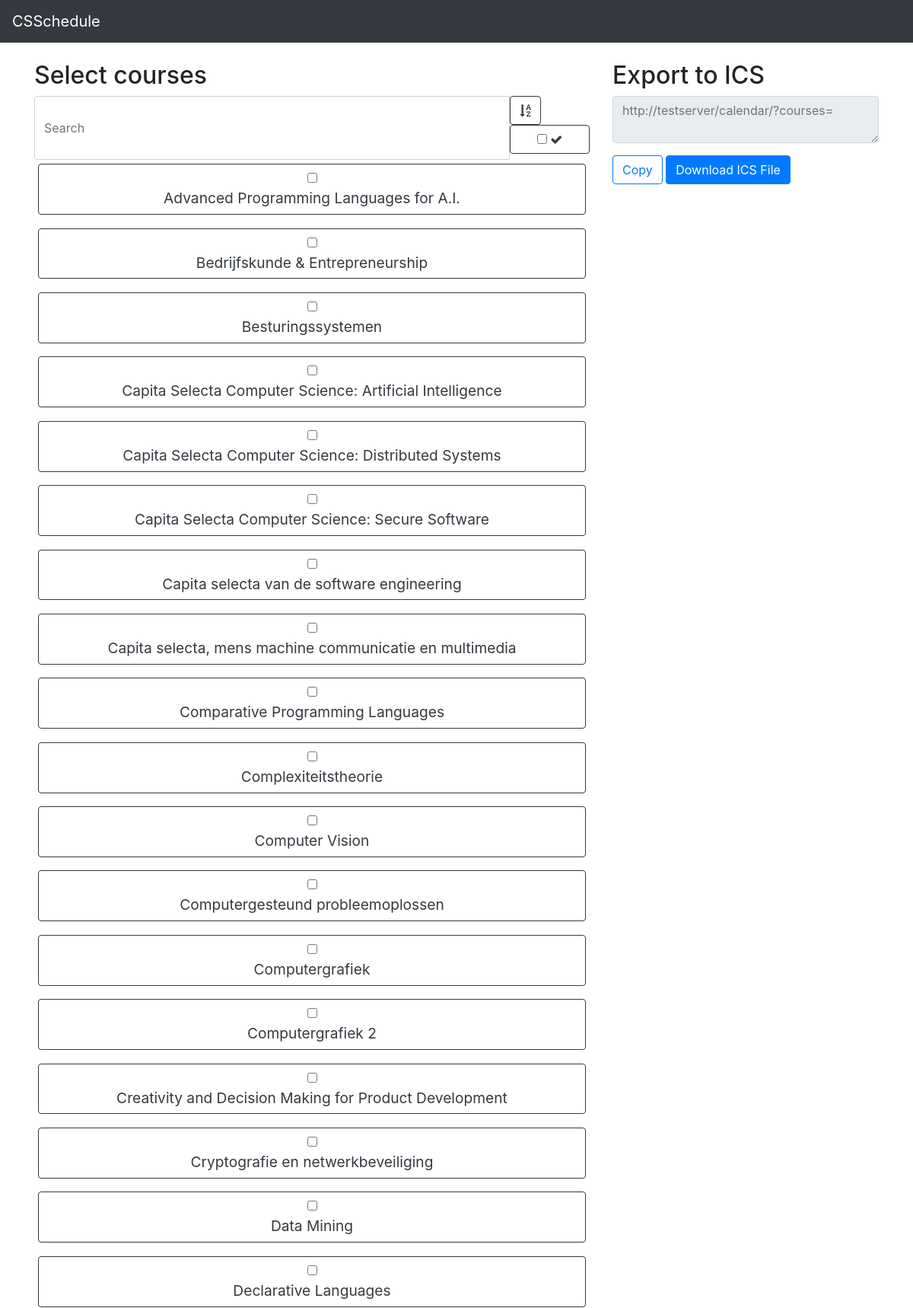
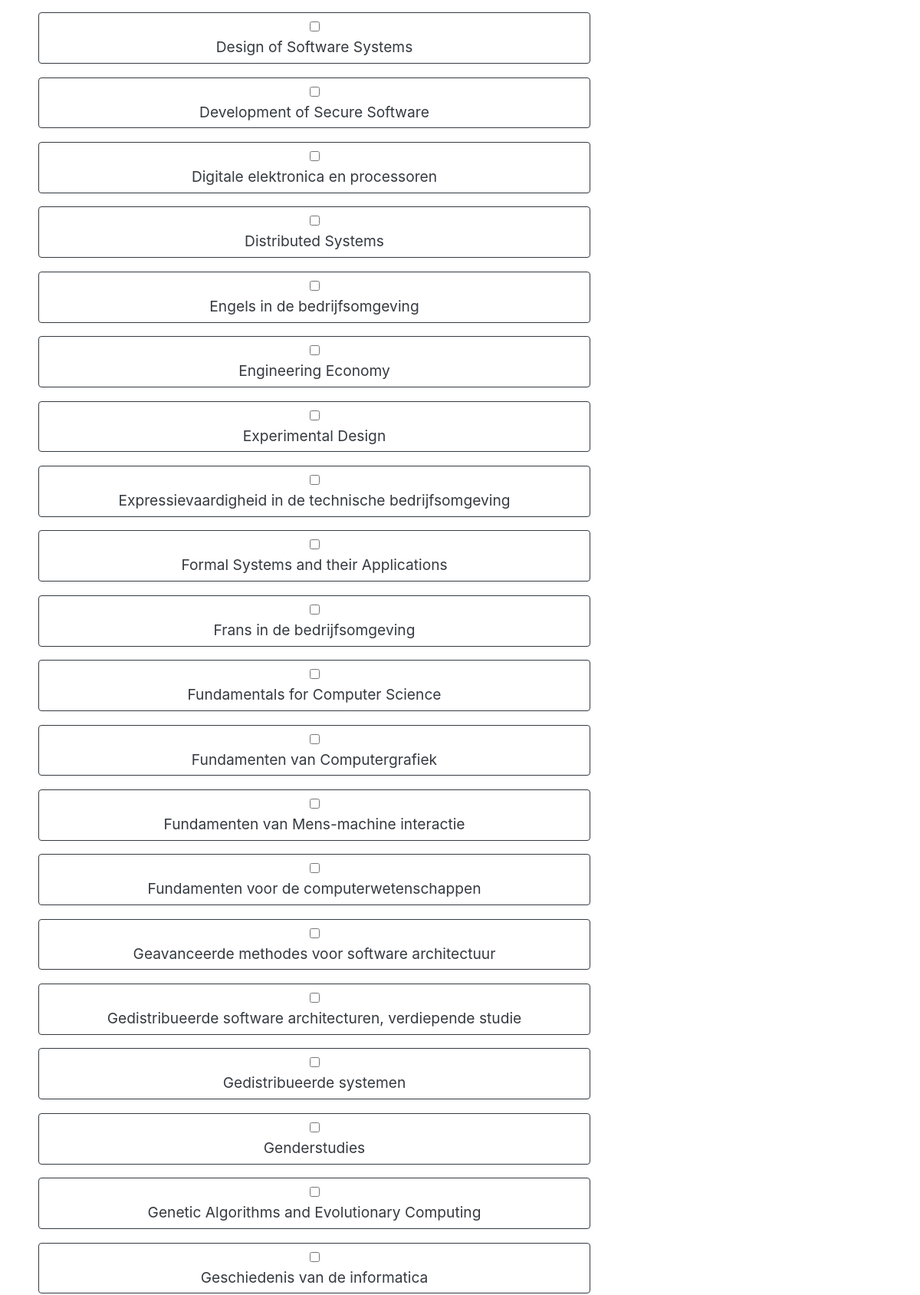
The page / (upper part) on the database its author committed (2 pictures, top to bottom).
### tables this page shows
CREATE TABLE "Courses" (
	`Id`	TEXT UNIQUE,
	`Name`	TEXT,
	PRIMARY KEY(`Id`)
);

### public/index.php (called while the page is built, shortened)
<?php
Source\EntryPoint::start();

### src/db/DBHandler.php (called while the page is built, shortened)
<?php
class DBHandler
{
    public static function getCourses()
    {
        $db = self::getDB();
        $res = $db->query("SELECT * FROM Courses");
        return $res->fetchAll();
    }
    public static function getDB()
    {
        return new \PDO('sqlite:'.__DIR__.'/../../database/db.sqlite3');
    }
}

### views/home.php (the view, shortened to what this page needs)
<!DOCTYPE html>
<html lang="en">
<head>
    <link rel="stylesheet" href="https://maxcdn.bootstrapcdn.com/bootstrap/4.0.0-beta/css/bootstrap.min.css">
    <link rel="stylesheet" href="/css/pretty.css">
    <link href="https://maxcdn.bootstrapcdn.com/font-awesome/4.7.0/css/font-awesome.min.css" rel="stylesheet">
</head>
<body style="padding-top:5rem">
    <nav class="navbar navbar-expand-md fixed-top navbar-dark bg-dark">
        <div class="">
            <a class="navbar-brand" href="#">CSSchedule</a>
        </div>
    </nav>
    <div class="container">
        <div class="row">
            <div class="col-md-4 order-md-2">
                <h2>Export to ICS</h2>
                <div class="form-group">
                    <div id="textSelector">
                        <textarea id="linkGenerator" class="form-control" type="text" placeholder="" readonly></textarea>
                    </div>
                </div>
                <div class="form-group">
                    <button type="button" class="btn btn-outline-primary" onclick="clipboard()">Copy</button>
                    <a class="btn btn-primary" href="https://csschedule.xyz/calendar?" download id="downloadICS">Download ICS File</a><br>
                </div>
            </div>
            <div class="col-md-8 order-md-1">
                <h2>Select courses</h2>
                <div class="input-group">
                    <input id="searchText" class="form-control" type="text" placeholder="Search" oninput="filter()">
                    <span class="input-group-btn">
                        <button class="btn btn-outline-dark"><i class="fa fa-sort-alpha-asc" aria-hidden="true"></i></button>
                        <div class="btn-group coursename-btn" data-toggle="buttons">
                            <label id="showSelectedSwitch" class="btn btn-outline-dark btn-block" onclick="showSelectedToggle()">
                                <input type="checkbox">
                                <i class="fa fa-check" aria-hidden="true"></i>
                            </label>
                        </div>
                    </span>
                </div>
                <table class="table table-sm" style="width:100%">
                    <tbody>
                        <?php
                            foreach ($courseArray as $course) {
                                ?>
                            <tr style="border:none;width:100%;">
                                <td style="border:none;width:100%;">
                                    <div class="btn-group coursename-btn" data-toggle="buttons">
                                        <label class="btn btn-outline-dark btn-block" onclick="toggleCourseCSV('<?php echo($course["Id"]) ?>')" id="<?php echo($course["Id"]) ?>">
                                            <input type="checkbox" name="courses[]">
                                            <div class="courseName"><?php echo($course["Name"]) ?></div>
                                        </label>
                                    </div>
                                </td>
                            </tr>
                        <?php
                            }
                        ?>
                    </tbody>
                </table>
            </div>
        </div>
    </div>
</body>
</html>

### src/EntryPoint.php (shortened to what this page needs)
<?php
class EntryPoint
{
    public static function start()
    {
        $requestUri = $_SERVER['REQUEST_URI'];
        if ($requestUri == "/") {
            self::home();
        } elseif (preg_match('#^/calendar#', $requestUri)) {
            self::calendar();
        } else {
            http_response_code(404);
            echo("404 page not found");
        }
    }
    public static function home()
    {
        $courseArray = [];
        $res = DBHandler::getCourses();
        foreach ($res as $row) {
            $courseArray[$row["Name"]] = $row;
        }
        ksort($courseArray);
        include "views/home.php";
        $output = ob_get_clean();
        echo($output);
    }
}

### public/css/pretty.css (style rules this page uses)
.courseName { font-size:0.75em; }
.btn { cursor:pointer; }
td { word-wrap: break-word; }
@media only screen and (min-width : 650px) { .courseName { font-size:1em; } }
@media only screen and (min-width : 992px) { .coursename-btn { width:100%; } }
@media only screen and (min-width : 992px) { .courseName { font-size:1.2em; } }

### rows shown on the page
courses: Name "Advanced Programming Languages for A.I."
courses: Name "Bedrijfskunde & Entrepreneurship"
courses: Name "Besturingssystemen"
courses: Name "Capita Selecta Computer Science: Artificial Intelligence"
courses: Name "Capita Selecta Computer Science: Distributed Systems"
courses: Name "Capita Selecta Computer Science: Secure Software"
courses: Name "Capita selecta van de software engineering"
courses: Name "Capita selecta, mens machine communicatie en multimedia"
courses: Name "Comparative Programming Languages"
courses: Name "Complexiteitstheorie"
courses: Name "Computer Vision"
courses: Name "Computergesteund probleemoplossen"
courses: Name "Computergrafiek"
courses: Name "Computergrafiek 2"
courses: Name "Creativity and Decision Making for Product Development"
courses: Name "Cryptografie en netwerkbeveiliging"
courses: Name "Data Mining"
courses: Name "Declarative Languages"
courses: Name "Design of Software Systems"
courses: Name "Development of Secure Software"
courses: Name "Digitale elektronica en processoren"
courses: Name "Distributed Systems"
courses: Name "Engels in de bedrijfsomgeving"
courses: Name "Engineering Economy"
courses: Name "Experimental Design"
courses: Name "Expressievaardigheid in de technische bedrijfsomgeving"
courses: Name "Formal Systems and their Applications"
courses: Name "Frans in de bedrijfsomgeving"
courses: Name "Fundamentals for Computer Science"
courses: Name "Fundamenten van Computergrafiek"
courses: Name "Fundamenten van Mens-machine interactie"
courses: Name "Fundamenten voor de computerwetenschappen"
courses: Name "Geavanceerde methodes voor software architectuur"
courses: Name "Gedistribueerde software architecturen, verdiepende studie"
courses: Name "Gedistribueerde systemen"
courses: Name "Genderstudies"
courses: Name "Genetic Algorithms and Evolutionary Computing"
courses: Name "Geschiedenis van de informatica"
